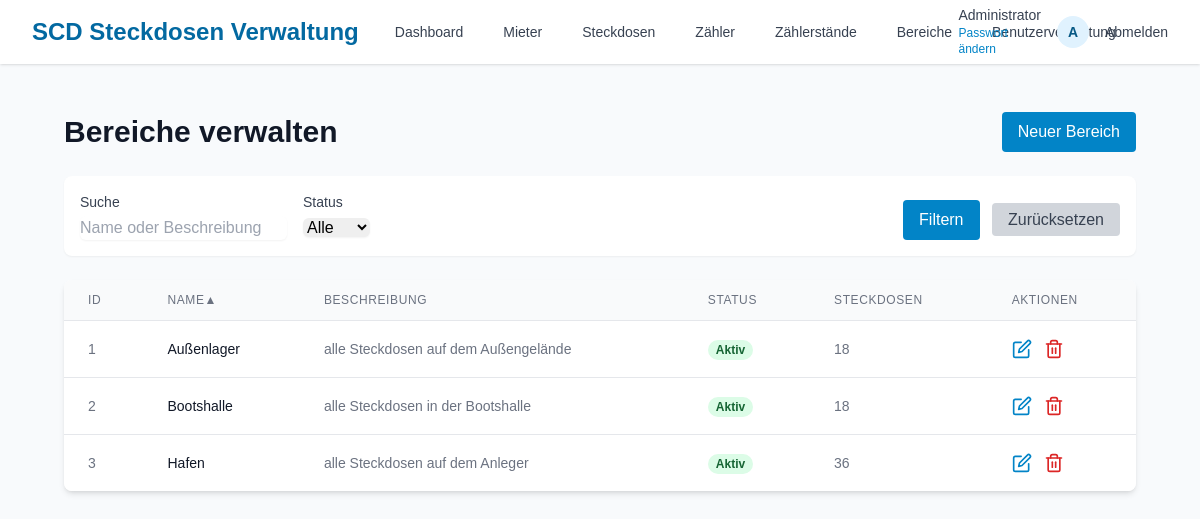
Page /bereiche.php (signed in) on the committed database.
### tables this page shows
CREATE TABLE `bereiche` (
  `id` int(11) NOT NULL,
  `name` varchar(100) NOT NULL,
  `beschreibung` text DEFAULT NULL,
  `aktiv` tinyint(1) DEFAULT 1,
  `erstellt_am` timestamp NULL DEFAULT current_timestamp(),
  `aktualisiert_am` timestamp NULL DEFAULT current_timestamp() ON UPDATE current_timestamp()
);

### includes/db.php (called while the page is built, shortened)
<?php
class Database {
    private $connection;
    private function connect() {
        try {
            $this->connection = new mysqli(DB_SERVER, DB_USERNAME, DB_PASSWORD, DB_NAME, DB_PORT);
            $this->connection->set_charset("utf8mb4");
        } catch (Exception $e) {
            die("Datenbankfehler: " . $e->getMessage());
        }
    }
    public function query($sql, $params = []) {
        try {
            $stmt = $this->connection->prepare($sql);
            $success = $stmt->execute();
            $this->last_stmt = $stmt;
            if (stripos($sql, 'SELECT') === 0) {
                $result = $stmt->get_result();
                return $result;
            } else {
                $stmt->close();
                return true;
            }
        } catch (Exception $e) {
            throw $e;
        }
    }
    public function fetchAll($sql, $params = []) {
        $result = $this->query($sql, $params);
        $data = [];
        while ($row = $result->fetch_assoc()) {
            $data[] = $row;
        }
        return $data;
    }
}
$db = new Database();
?>

### includes/auth.php (called while the page is built, shortened)
<?php
require_once 'db.php';
class Auth {
    public function isLoggedIn() {
        if (isset($_SESSION['user_id']) && isset($_SESSION['last_activity'])) {
            return true;
        }
        return false;
    }
    public function isAdmin() {
        return $this->isLoggedIn() && $_SESSION['user_role'] === 'admin';
    }
    public function getCurrentUser() {
        return [
            'id' => $_SESSION['user_id'],
            'email' => $_SESSION['user_email'],
            'name' => $_SESSION['user_name'],
            'role' => $_SESSION['user_role']
        ];
    }
}
$auth = new Auth($db);
?>

### bereiche.php (the view, shortened to what this page needs)
<?php
require_once 'includes/auth.php';
require_once 'includes/db.php';
$search = $_GET['search'] ?? '';
$orderBy = $_GET['order_by'] ?? 'name';
$orderDir = strtoupper($_GET['order_dir'] ?? 'ASC');
$params = [];
$sql = "SELECT bereiche.*, (SELECT COUNT(*) FROM steckdosen WHERE bereich_id = bereiche.id) AS steckdosen_count FROM bereiche WHERE 1=1";
$sql .= " ORDER BY $orderBy $orderDir";
$bereiche = $db->fetchAll($sql, $params);
require_once 'includes/header.php';
?>
<div class="py-6">
    <div class="mx-auto max-w-full px-4 sm:px-6 lg:px-8">
        <div class="flex justify-between items-center mb-6">
            <h1 class="text-3xl font-bold text-gray-900">Bereiche verwalten</h1>
            <a href="bereiche_form.php" class="bg-marina-600 text-white px-4 py-2 rounded hover:bg-marina-700">
                Neuer Bereich
            </a>
        </div>
        <div class="bg-white p-4 rounded-lg shadow-sm mb-6">
            <form method="GET" action="bereiche.php" class="flex flex-wrap gap-4 items-end">
                <div class="w-full sm:w-auto">
                    <label for="search" class="block text-sm font-medium text-gray-700 mb-1">Suche</label>
                    <input type="text" id="search" name="search" value="<?= htmlspecialchars($search) ?>" placeholder="Name oder Beschreibung" class="w-full rounded-md border-gray-300 shadow-sm focus:border-marina-500 focus:ring focus:ring-marina-500">
                </div>
                <div class="w-full sm:w-auto">
                    <label for="aktiv" class="block text-sm font-medium text-gray-700 mb-1">Status</label>
                    <select id="aktiv" name="aktiv" class="w-full rounded-md border-gray-300 shadow-sm focus:border-marina-500 focus:ring focus:ring-marina-500">
                        <option value="">Alle</option>
                    </select>
                </div>
                <div class="ml-auto">
                    <button type="submit" class="bg-marina-600 text-white px-4 py-2 rounded hover:bg-marina-700">Filtern</button>
                    <a href="bereiche.php" class="ml-2 bg-gray-300 text-gray-700 px-4 py-2 rounded hover:bg-gray-400">Zurücksetzen</a>
                </div>
            </form>
        </div>
        <div class="mt-4 bg-white shadow-md rounded-lg overflow-hidden">
            <div class="overflow-x-auto">
                <table class="min-w-full divide-y divide-gray-200">
                    <thead class="bg-gray-50">
                        <tr>
                            <?php
                            function sortLink($label, $column) {
                                global $orderBy, $orderDir, $_GET;
                                $dir = ($orderBy === $column && $orderDir === 'ASC') ? 'DESC' : 'ASC';
                                $query = http_build_query(array_merge($_GET, ['order_by' => $column, 'order_dir' => $dir]));
                                $arrow = ($orderBy === $column) ? ($orderDir === 'ASC' ? '▲' : '▼') : '';
                                return "<a href='?{$query}' class='flex items-center space-x-1'>{$label} <span>{$arrow}</span></a>";
                            }
                            ?>
                            <th class="px-6 py-3 text-left text-xs font-medium text-gray-500 uppercase tracking-wider"><?= sortLink('ID', 'id') ?></th>
                            <th class="px-6 py-3 text-left text-xs font-medium text-gray-500 uppercase tracking-wider"><?= sortLink('Name', 'name') ?></th>
                            <th class="px-6 py-3 text-left text-xs font-medium text-gray-500 uppercase tracking-wider"><?= sortLink('Beschreibung', 'beschreibung') ?></th>
                            <th class="px-6 py-3 text-left text-xs font-medium text-gray-500 uppercase tracking-wider"><?= sortLink('Status', 'aktiv') ?></th>
                            <th class="px-6 py-3 text-left text-xs font-medium text-gray-500 uppercase tracking-wider"><?= sortLink('Steckdosen', 'steckdosen_count') ?></th>
                            <th class="px-6 py-3 text-left text-xs font-medium text-gray-500 uppercase tracking-wider">Aktionen</th>
                        </tr>
                    </thead>
                    <tbody class="bg-white divide-y divide-gray-200">
                        <?php if (empty($bereiche)): ?>
                            <tr>
                                <td colspan="6" class="px-6 py-4 text-center text-sm text-gray-500">Keine Bereiche gefunden</td>
                            </tr>
                        <?php else: ?>
                            <?php foreach ($bereiche as $b): ?>
                                <tr>
                                    <td class="px-6 py-4 whitespace-nowrap text-sm text-gray-500"><?= htmlspecialchars($b['id']) ?></td>
                                    <td class="px-6 py-4 whitespace-nowrap text-sm font-medium text-gray-900"><?= htmlspecialchars($b['name']) ?></td>
                                    <td class="px-6 py-4 text-sm text-gray-500"><?= htmlspecialchars($b['beschreibung'] ?: '-') ?></td>
                                    <td class="px-6 py-4 whitespace-nowrap">
                                        <?php if ($b['aktiv']): ?>
                                            <span class="px-2 inline-flex text-xs leading-5 font-semibold rounded-full bg-green-100 text-green-800">Aktiv</span>
                                        <?php else: ?>
                                            <span class="px-2 inline-flex text-xs leading-5 font-semibold rounded-full bg-gray-100 text-gray-800">Inaktiv</span>
                                        <?php endif; ?>
                                    </td>
                                    <td class="px-6 py-4 whitespace-nowrap text-sm text-gray-500"><?= htmlspecialchars($b['steckdosen_count']) ?></td>
                                    <td class="px-6 py-4 whitespace-nowrap text-sm font-medium">
                                        <div class="flex items-center space-x-3">
                                            <a href="bereiche_form.php?id=<?= $b['id'] ?>" class="text-marina-600 hover:text-marina-900" title="Bearbeiten">
                                            </a>
                                            <a href="#" onclick="confirmDelete(<?= $b['id'] ?>, '<?= htmlspecialchars(addslashes($b['name'])) ?>', <?= $b['steckdosen_count'] ?>)" class="text-red-600 hover:text-red-900" title="Löschen">
                                            </a>
                                        </div>
                                    </td>
                                </tr>
                            <?php endforeach; ?>
                        <?php endif; ?>
                    </tbody>
                </table>
            </div>
        </div>
    </div>
</div>
<?php require_once 'includes/footer.php'; ?>

### includes/header.php (shortened to what this page needs)
<?php
require_once 'includes/auth.php';
$current_page = basename($_SERVER['SCRIPT_NAME']);
$auth_pages = ['login.php', 'register.php'];
$is_auth_page = in_array($current_page, $auth_pages);
$current_user = $auth->getCurrentUser();
?>
<!DOCTYPE html>
<html lang="de">
<head>
    <script src="https://cdn.tailwindcss.com"></script>
</head>
<body>
<?php if (!$is_auth_page && $current_user): ?>
    <header class="bg-white shadow">
        <div class="mx-auto px-4 sm:px-6 lg:px-8">
            <div class="flex justify-between h-16">
                <div class="flex">
                    <div class="flex-shrink-0 flex items-center">
                        <h1 class="text-2xl font-bold text-marina-700">SCD Steckdosen Verwaltung</h1>
                    </div>
                    <nav class="ml-6 flex space-x-4 items-center">
                        <a href="index.php" class="px-3 py-2 rounded-md text-sm font-medium text-gray-700 hover:text-marina-700 hover:bg-gray-50">Dashboard</a>
                        <a href="mieter.php" class="px-3 py-2 rounded-md text-sm font-medium text-gray-700 hover:text-marina-700 hover:bg-gray-50">Mieter</a>
                        <a href="steckdosen.php" class="px-3 py-2 rounded-md text-sm font-medium text-gray-700 hover:text-marina-700 hover:bg-gray-50">Steckdosen</a>
                        <a href="zaehler.php" class="px-3 py-2 rounded-md text-sm font-medium text-gray-700 hover:text-marina-700 hover:bg-gray-50">Zähler</a>
                        <a href="zaehlerstaende.php" class="px-3 py-2 rounded-md text-sm font-medium text-gray-700 hover:text-marina-700 hover:bg-gray-50">Zählerstände</a>
                        <a href="bereiche.php" class="px-3 py-2 rounded-md text-sm font-medium text-gray-700 hover:text-marina-700 hover:bg-gray-50">Bereiche</a>
                        <?php if ($auth->isAdmin()): ?>
                            <a href="users.php" class="px-3 py-2 rounded-md text-sm font-medium text-gray-700 hover:text-marina-700 hover:bg-gray-50">Benutzerverwaltung</a>
                        <?php endif; ?>
                    </nav>
                </div>
                <div class="flex items-center space-x-4">
                    <div class="text-sm text-gray-700 flex flex-col items-start leading-tight">
                        <span><?= htmlspecialchars($current_user['name']) ?></span>
                        <a href="passwort_zuruecksetzen.php" class="text-xs text-marina-600 hover:underline">
                            Passwort ändern
                        </a>
                    </div>
                    <div>
                        <span class="h-8 w-8 rounded-full bg-marina-100 flex items-center justify-center text-sm font-semibold text-marina-800">
                            <?= substr(htmlspecialchars($current_user['name']), 0, 1) ?>
                        </span>
                    </div>
                    <a href="logout.php" class="text-sm font-medium text-gray-700 hover:text-marina-700">Abmelden</a>
                </div>
            </div>
        </div>
    </header>
<?php endif; ?>
    <main class="py-6">
        <div class="max-w-11xl mx-auto px-4 sm:px-6 lg:px-8">

### includes/footer.php
        </div>
    </main>
</body>
</html>

### includes/header.php (style rules this page uses)
body { font-family: 'Arial', sans-serif; background-color: #f8fafc; }

### rows in the picture
bereiche: id "1", name "Außenlager", beschreibung "alle Steckdosen auf dem Außengelände", aktiv "Aktiv", steckdosen_count "18"
bereiche: id "2", name "Bootshalle", beschreibung "alle Steckdosen in der Bootshalle", aktiv "Aktiv", steckdosen_count "18"
bereiche: id "3", name "Hafen", beschreibung "alle Steckdosen auf dem Anleger", aktiv "Aktiv", steckdosen_count "36"

### other values in the picture
$current_user['name'] "Administrator"
substr(htmlspecialchars($current_user['name']), 0, 1) "A"
$label "ID NAME BESCHREIBUNG STATUS STECKDOSEN"
$arrow "▲"
